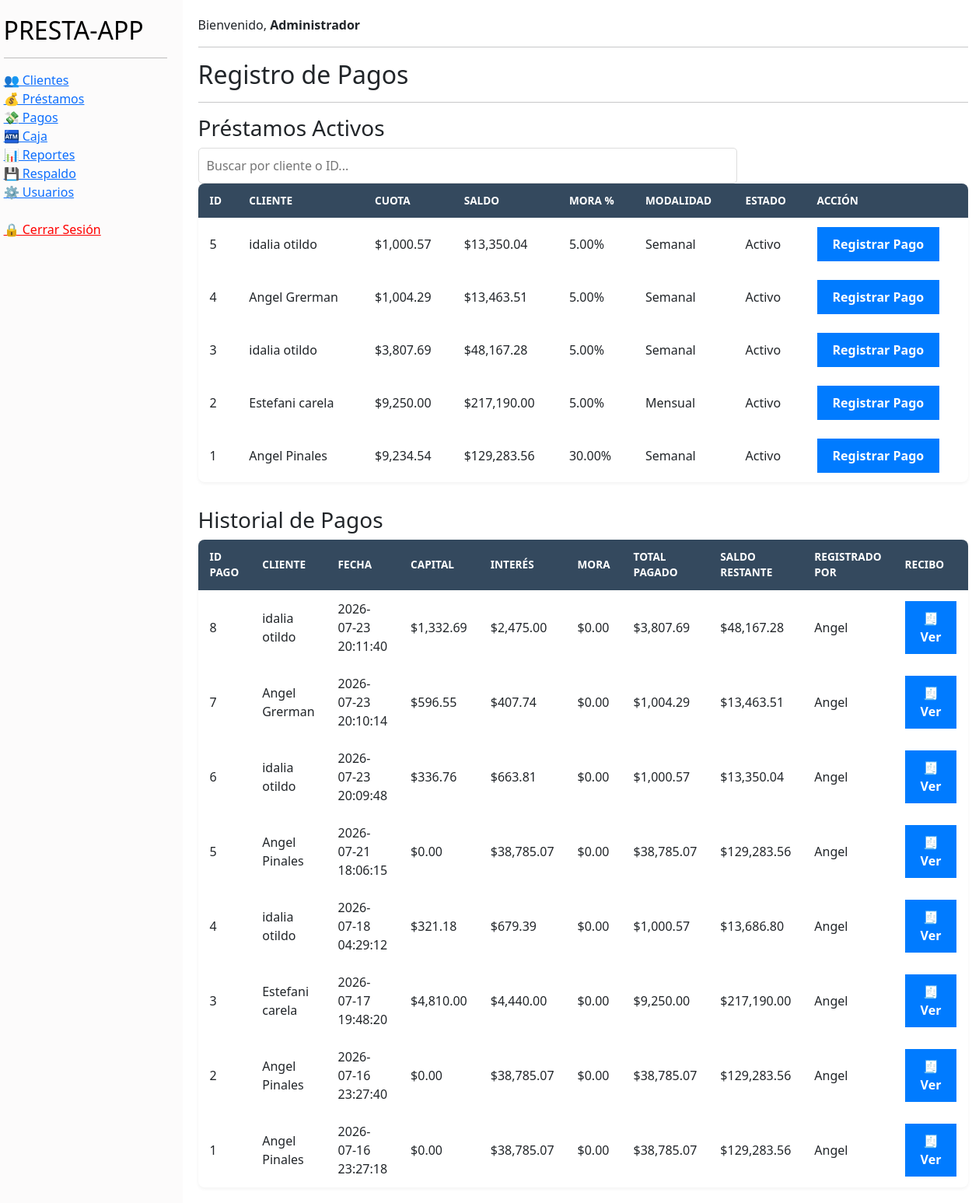
The page /dashboard.php?mod=pagos (signed in) on the database as committed earlier.
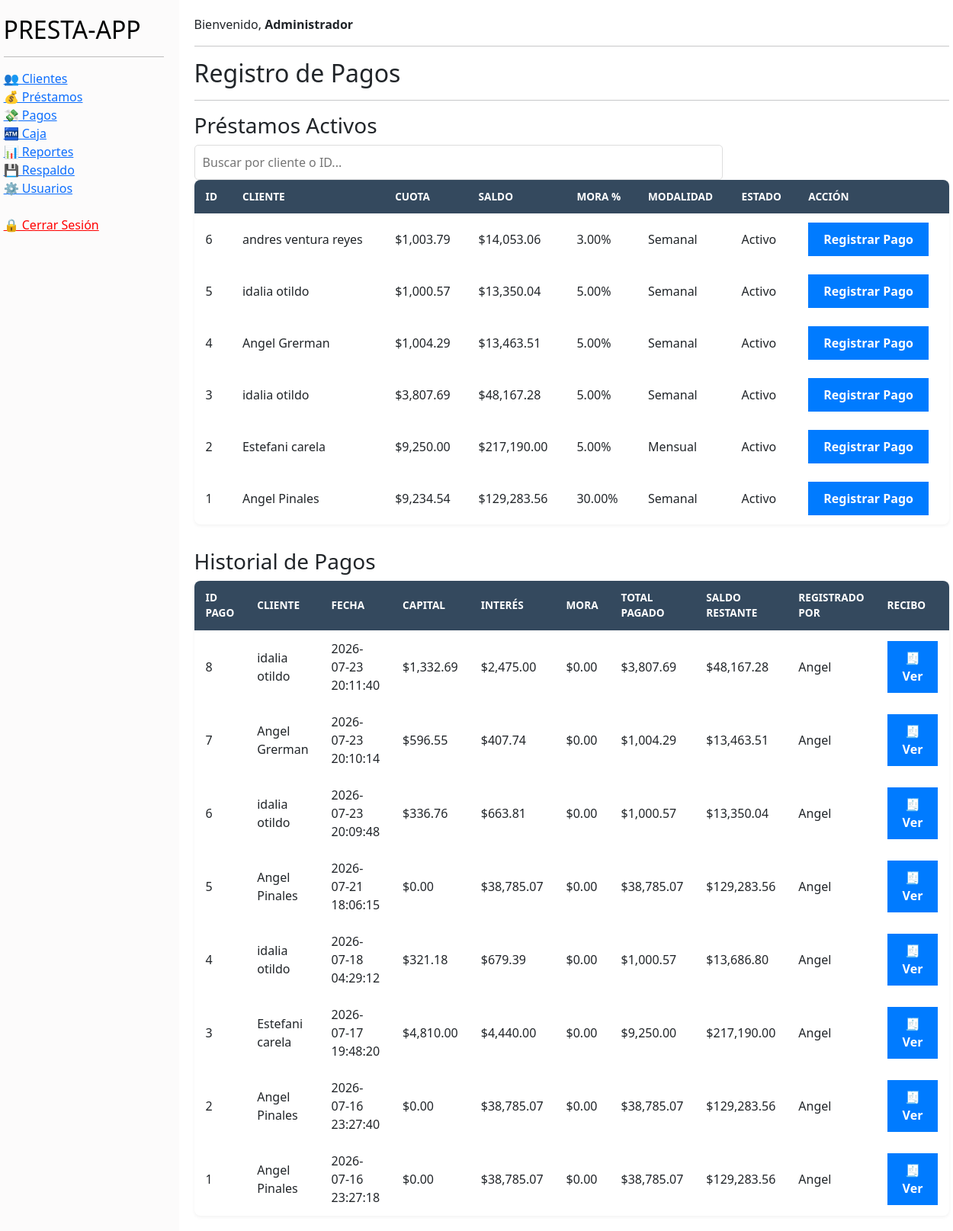
The same page on the database as committed later.
### tables this page shows
CREATE TABLE `prestamos` (
  `id_prestamo` int NOT NULL AUTO_INCREMENT,
  `id_cliente` int NOT NULL,
  `monto` decimal(12,2) NOT NULL,
  `tasa_interes` decimal(5,2) NOT NULL,
  `tipo_interes` enum('Compuesto','Simple') DEFAULT 'Compuesto',
  `modalidad_pagos` enum('Diario','Semanal','Quincenal','Mensual') NOT NULL,
  `plazo` int NOT NULL,
  `cuota_monto` decimal(12,2) NOT NULL,
  `saldo_pendiente` decimal(12,2) NOT NULL,
  `mora_porcentaje` decimal(5,2) NOT NULL,
  `fecha_inicio` date NOT NULL,
  `fecha_fin` date NOT NULL,
  `fecha_registro` datetime DEFAULT CURRENT_TIMESTAMP,
  `estado` enum('Activo','Cancelado','Vencido','Refinanciado') DEFAULT 'Activo',
  PRIMARY KEY (`id_prestamo`),
  KEY `fk_prestamo_cliente` (`id_cliente`),
  CONSTRAINT `fk_prestamo_cliente` FOREIGN KEY (`id_cliente`) REFERENCES `clientes` (`id_cliente`)
);

CREATE TABLE `pagos` (
  `id_pagos` int NOT NULL AUTO_INCREMENT,
  `id_prestamo` int NOT NULL,
  `fecha_pago` datetime DEFAULT CURRENT_TIMESTAMP,
  `monto_pagado` decimal(12,2) NOT NULL,
  `monto_mora` decimal(12,2) DEFAULT '0.00',
  `monto_interes` decimal(12,2) DEFAULT '0.00',
  `monto_capital` decimal(12,2) DEFAULT '0.00',
  `saldo_restante` decimal(12,2) NOT NULL,
  `registrado_por` int DEFAULT NULL,
  PRIMARY KEY (`id_pagos`),
  KEY `fk_pago_prestamo` (`id_prestamo`),
  CONSTRAINT `fk_pago_prestamo` FOREIGN KEY (`id_prestamo`) REFERENCES `prestamos` (`id_prestamo`)
);

CREATE TABLE `usuarios` (
  `id_usuario` int NOT NULL AUTO_INCREMENT,
  `nombre_usuario` varchar(50) NOT NULL,
  `contrasena` varchar(255) NOT NULL,
  `id_rol` int NOT NULL,
  `estado` enum('Activo','Inactivo') DEFAULT 'Activo',
  `intentos_fallidos` int DEFAULT '0',
  `bloqueado` tinyint(1) DEFAULT '0',
  `ultimo_login` datetime DEFAULT NULL,
  `fecha_registro` datetime DEFAULT CURRENT_TIMESTAMP,
  PRIMARY KEY (`id_usuario`),
  UNIQUE KEY `nombre_usuario` (`nombre_usuario`),
  KEY `id_rol` (`id_rol`),
  CONSTRAINT `usuarios_ibfk_1` FOREIGN KEY (`id_rol`) REFERENCES `roles` (`id_rol`)
);

### pagos/pagos.php (the view, shortened to what the changed rows need)
<?php
include(__DIR__ . '/../db/db.php');
$prestamos = [];
$historial = [];
try {
    $sql = "SELECT p.id_prestamo, p.cuota_monto, p.saldo_pendiente,
                   p.mora_porcentaje, p.tasa_interes, p.tipo_interes,
                   p.modalidad_pagos, p.fecha_inicio, p.fecha_fin,
                   p.estado, p.plazo,
                   CONCAT(c.nombre, ' ', c.apellido) AS nombre_cliente,
                   c.telefono AS telefono_cliente
            FROM prestamos p
            JOIN clientes c ON p.id_cliente = c.id_cliente
            WHERE p.estado IN ('Activo','Mora')
            ORDER BY p.id_prestamo DESC";
    $res       = $conn->query($sql);
    $prestamos = $res->fetch_all(MYSQLI_ASSOC);
    $sqlH = "SELECT pg.*, p2.id_prestamo,
                    CONCAT(c2.nombre,' ',c2.apellido) AS nombre_cliente,
                    u.nombre_usuario AS registrado_por_nombre
             FROM pagos pg
             JOIN prestamos p2 ON pg.id_prestamo = p2.id_prestamo
             JOIN clientes c2  ON p2.id_cliente  = c2.id_cliente
             JOIN usuarios u   ON pg.registrado_por = u.id_usuario
             ORDER BY pg.fecha_pago DESC
             LIMIT 100";
    $resH      = $conn->query($sqlH);
    $historial = $resH->fetch_all(MYSQLI_ASSOC);
} catch (mysqli_sql_exception $e) {
    error_log('Error al cargar módulo de pagos: ' . $e->getMessage());
}
$e = static fn(string $valor): string => htmlspecialchars($valor, ENT_QUOTES, 'UTF-8');
?>
<div class="modulo-pagos">
    <h2>Registro de Pagos</h2>
    <table id="tablaPagos">
        <thead>
            <tr>
                <th>ID</th>
                <th>Cliente</th>
                <th>Cuota</th>
                <th>Saldo</th>
                <th>Mora %</th>
                <th>Modalidad</th>
                <th>Estado</th>
                <th>Acción</th>
            </tr>
        </thead>
        <tbody>
            <?php foreach ($prestamos as $p): ?>
                <?php $prestamoJson = json_encode($p, JSON_HEX_APOS | JSON_HEX_QUOT | JSON_UNESCAPED_UNICODE); ?>
                <tr>
                    <td><?= (int) $p['id_prestamo'] ?></td>
                    <td><?= $e($p['nombre_cliente']) ?></td>
                    <td>$<?= number_format((float) $p['cuota_monto'], 2) ?></td>
                    <td>$<?= number_format((float) $p['saldo_pendiente'], 2) ?></td>
                    <td><?= $e((string) $p['mora_porcentaje']) ?>%</td>
                    <td><?= $e($p['modalidad_pagos']) ?></td>
                    <td><?= $e($p['estado']) ?></td>
                    <td>
                        <button type="button" onclick='abrirModalPago(<?= $prestamoJson ?>)'>
                            Registrar Pago
                        </button>
                    </td>
                </tr>
            <?php endforeach; ?>
        </tbody>
    </table>
    <table id="tablaHistorial">
        <thead>
            <tr>
                <th>ID Pago</th>
                <th>Cliente</th>
                <th>Fecha</th>
                <th>Capital</th>
                <th>Interés</th>
                <th>Mora</th>
                <th>Total Pagado</th>
                <th>Saldo Restante</th>
                <th>Registrado por</th>
                <th>Recibo</th>
            </tr>
        </thead>
        <tbody>
            <?php foreach ($historial as $h): ?>
                <?php $historialJson = json_encode($h, JSON_HEX_APOS | JSON_HEX_QUOT | JSON_UNESCAPED_UNICODE); ?>
                <tr>
                    <td><?= (int) $h['id_pagos'] ?></td>
                    <td><?= $e($h['nombre_cliente']) ?></td>
                    <td><?= $e($h['fecha_pago']) ?></td>
                    <td>$<?= number_format((float) $h['monto_capital'], 2) ?></td>
                    <td>$<?= number_format((float) $h['monto_interes'], 2) ?></td>
                    <td>$<?= number_format((float) $h['monto_mora'], 2) ?></td>
                    <td>$<?= number_format((float) $h['monto_pagado'], 2) ?></td>
                    <td>$<?= number_format((float) $h['saldo_restante'], 2) ?></td>
                    <td><?= $e($h['registrado_por_nombre']) ?></td>
                    <td>
                        <button type="button" onclick='verRecibo(<?= $historialJson ?>)'>
                            🧾 Ver
                        </button>
                    </td>
                </tr>
            <?php endforeach; ?>
        </tbody>
    </table>
</div>

### dashboard.php (shortened to what the changed rows need)
<?php
$permisosPorModulo = [
    'clientes' => ['Administrador', 'Supervisor'],
    'prestamo' => ['Administrador', 'Supervisor', 'Cobrador'],
    'redito'   => ['Administrador', 'Supervisor', 'Cobrador'],
    'pagos'    => ['Administrador', 'Supervisor', 'Cobrador'],
    'caja'     => ['Administrador', 'Supervisor'],
    'reportes' => ['Administrador', 'Supervisor'],
    'respaldo' => ['Administrador', 'Supervisor'],
    'usuarios' => ['Administrador'],
];
$rolActual  = $_SESSION['rol'] ?? '';
$modulo     = $_GET['mod'] ?? '';
$modulosVisibles = array_keys(array_filter(
    $permisosPorModulo,
    fn ($roles, $mod) => $mod !== 'redito' && in_array($rolActual, $roles, true),
    ARRAY_FILTER_USE_BOTH
));
$etiquetasModulo = [
    'clientes' => '👥 Clientes',
    'prestamo' => '💰 Préstamos',
    'redito'   => '💰 Préstamos a Rédito',
    'pagos'    => '💸 Pagos',
    'caja'     => '🏧 Caja',
    'reportes' => '📊 Reportes',
    'respaldo' => '💾 Respaldo',
    'usuarios' => '⚙️ Usuarios',
];
?>
<!DOCTYPE html>
<html lang="es">
<head>
    <link rel="stylesheet" href="db/style.css">
    <link rel="stylesheet"
          href="https://cdn.jsdelivr.net/npm/bootstrap@5.3.8/dist/css/bootstrap.min.css"
>
</head>
<body>
<div style="display:flex; min-height:100vh;">
    <nav id="appNav" style="width:250px; background:#fcfbfb; color:black; padding:20px;">
        <div class="nav-header-row">
            <h2 style="margin:0;">PRESTA-APP</h2>
        </div>
        <ul style="list-style:none; padding:0;">
            <?php foreach ($modulosVisibles as $m): ?>
                <li><a href="?mod=<?= $m ?>"><?= $etiquetasModulo[$m] ?? $m ?></a></li>
            <?php endforeach; ?>
            <br>
        </ul>
    </nav>
    <main style="flex:1; padding:20px;">
        <section>
            <?php
                include __DIR__ . "/$modulo/$modulo.php";
            ?>
        </section>
    </main>
</div>
</body>
</html>

Rows that differ between the two databases and show on the page:
added prestamos: id_prestamo "6", nombre_cliente "andres ventura reyes", cuota_monto "1,003.79", saldo_pendiente "14,053.06", mora_porcentaje "3.00", modalidad_pagos "Semanal", estado "Activo"
